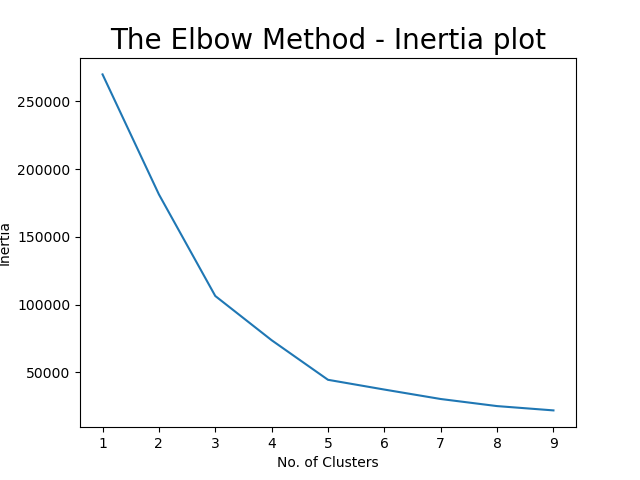

Here is the Python script that generated this plot:
import pandas as pd
from sklearn.cluster import KMeans

dataset = pd.read_csv('https://storage.googleapis.com/dqlab-dataset/pythonTutorial/mall_customers.csv')
X = dataset[['annual_income', 'spending_score']]

cluster_model = KMeans(n_clusters=5, random_state=24)
labels = cluster_model.fit_predict(X)

# import library
from sklearn.cluster import KMeans
import matplotlib.pyplot as plt

# Elbow Method - Inertia plot
inertia = []
# looping the inertia calculation for each k
for k in range(1, 10):
    # Assign KMeans as cluster_model
    cluster_model = KMeans(n_clusters=k, random_state=24)
    # Fit cluster_model to X
    cluster_model.fit(X)
    # Get the inertia value
    inertia_value = cluster_model.inertia_
    # Append the inertia_value to inertia list
    inertia.append(inertia_value)

##Inertia plot
plt.plot(range(1, 10), inertia)
plt.title('The Elbow Method - Inertia plot', fontsize=20)
plt.xlabel('No. of Clusters')
plt.ylabel('Inertia')
plt.show()
